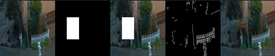
#> input picture Screenshot 2026-03-12 203657.png, 275 x 56 px, shrunk from 1277 x 259 before the run, given as the content of the folder /d/waymo_data/three_camera_warped_torch_gpu_split/val/images, which was not available
$ python generate_threecam_masks.py
#> lines starting #> are read from the running program, lines starting #| are printed output that depends on the picture; after the words box and inside, x2 and y2 are one past the last pixel; in counts of white or black regions, pixels touching at a corner belong together; pictures that were not available may be replaced by others from this repository, and a replacement may not be noted
import os
import cv2
import numpy as np
from glob import glob

# --------------------------------------------------
# Paths (adjust if needed)
# --------------------------------------------------
IMAGE_DIR = "/mnt/d/waymo_data/three_camera_warped_torch_gpu_split/val/images"
MASK_DIR  = "/mnt/d/waymo_data/three_camera_warped_torch_gpu_split/val/masks"

# --------------------------------------------------
# Settings
# --------------------------------------------------
# Width of seam mask (increase for wider gap)
SEAM_WIDTH_RATIO = 0.12   # try 0.05 ~ 0.12

# Vertical coverage (1.0 = full height)
MASK_HEIGHT_RATIO = 1.0

CENTER_VERTICALLY = True

# Seam detection search window
SEARCH_WINDOW_RATIO = 0.15

# Smoothing
SMOOTH_KERNEL = 31

# Mask values
BACKGROUND_VALUE = 0
MASK_VALUE = 255

EXTS = ["*.jpg", "*.jpeg", "*.png", "*.JPG", "*.JPEG", "*.PNG"]


def get_image_files(image_dir):
    files = []
    for ext in EXTS:
        files.extend(glob(os.path.join(image_dir, ext)))
    return sorted(files)


def stem(path):
    return os.path.splitext(os.path.basename(path))[0]


def smooth_1d(x, ksize=31):
    if ksize % 2 == 0:
        ksize += 1
    kernel = np.ones(ksize, dtype=np.float32) / ksize
    return np.convolve(x, kernel, mode="same")


def detect_seams(img):
    """
    Detect two seam positions based on vertical difference energy
    """
    gray = cv2.cvtColor(img, cv2.COLOR_BGR2GRAY).astype(np.float32)

    diff = np.abs(gray[:, 1:] - gray[:, :-1])
    score = diff.mean(axis=0)

    score = smooth_1d(score, SMOOTH_KERNEL)

    h, w = gray.shape
    left_expected = w / 3.0
    right_expected = 2 * w / 3.0
    win = int(w * SEARCH_WINDOW_RATIO)

    # left seam
    l1 = max(0, int(left_expected - win))
    l2 = min(w - 1, int(left_expected + win))
    left_x = np.argmax(score[l1:l2]) + l1

    # right seam
    r1 = max(0, int(right_expected - win))
    r2 = min(w - 1, int(right_expected + win))
    right_x = np.argmax(score[r1:r2]) + r1

    return int(left_x), int(right_x)


def create_mask(h, w, seam_positions):
    mask = np.full((h, w), BACKGROUND_VALUE, dtype=np.uint8)

    seam_width = max(1, int(w * SEAM_WIDTH_RATIO))

    rect_h = int(h * MASK_HEIGHT_RATIO)
    rect_h = min(rect_h, h)

    if CENTER_VERTICALLY:
        y1 = (h - rect_h) // 2
    else:
        y1 = 0
    y2 = y1 + rect_h

    for cx in seam_positions:
        x1 = max(0, cx - seam_width // 2)
        x2 = min(w, x1 + seam_width)
        mask[y1:y2, x1:x2] = MASK_VALUE

    return mask


def main():
    os.makedirs(MASK_DIR, exist_ok=True)

    image_files = get_image_files(IMAGE_DIR)
    print(f"Found {len(image_files)} images.")

    for i, img_path in enumerate(image_files):
        img = cv2.imread(img_path)
#> img is the input picture: shape (56, 275, 3); mean B, G, R 44.3, 46.4, 41.5
        if img is None:
            print(f"[skip] {img_path}")
            continue

        h, w = img.shape[:2]
#> h = 56; w = 275

        left_x, right_x = detect_seams(img)
#> in detect_seams, `gray = cv2.cvtColor(img, cv2.COLOR_BGR2GRAY).astype(np.float32)`:
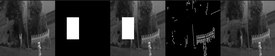
#> gray: shape (56, 275) float32; min 0, max 255, mean 44.7
#> in detect_seams, `diff = np.abs(gray[:, 1:] - gray[:, :-1])`:
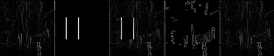
#> diff: shape (56, 274) float32; min 0, max 232, mean 8.5
#> in detect_seams, `score = diff.mean(axis=0)`: score = 274 values, max 87.43 at index 78, min 0 at index 58, mean 8.52
#> in detect_seams, `score = smooth_1d(score, SMOOTH_KERNEL)`: score = 274 values, max 13.52 at index 136, min 1.66 at index 94, mean 8.34
#> in detect_seams, `left_x = np.argmax(score[l1:l2]) + l1`: left_x = 124
#> in detect_seams, `right_x = np.argmax(score[r1:r2]) + r1`: right_x = 144
#> left_x = 124; right_x = 144
        mask = create_mask(h, w, [left_x, right_x])
#> after the loop in create_mask, `for cx in seam_positions:`:
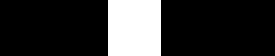
#> mask: shape (56, 275); 19.3% white; 1 white region, box (x1, y1, x2, y2) and area: (108, 0, 161, 56) 2968

        out_path = os.path.join(MASK_DIR, stem(img_path) + ".png")
        cv2.imwrite(out_path, mask)

        if i < 5:
            print(f"[saved] {out_path}")
            print(f"        seams: {left_x}, {right_x}")
#|         seams: 124, 144

    print("\nDone.")
    print(f"Masks saved to: {MASK_DIR}")


if __name__ == "__main__":
    main()
